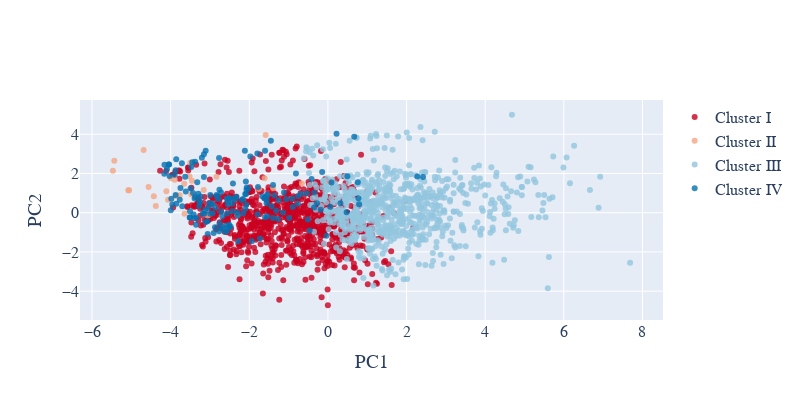

This figure's notebook cell:
### Code cell
#read in train/test data
df = pd.read_csv('..\..\data\_All_Receptors_runs_1_2_3_binary.csv')
df = df[['Hits', 'max_feat', 'avg_feat', 'max_centr', 'min_centr', 'avg_centr', 'features', 'all_same', 's_score', 'hyd_prop', 'don_prop', 'catdon_prop', 'hydaro_prop', 'aniacc_prop', 'quality']]
df.fillna(-99999)

predictors = list(df.columns)
predictors = predictors[:-1]

print('Predictors:', predictors,'\n')


#split data into quality/not quality sets
q_ph4s = df[df['quality'] == 1]
nq_ph4s = df[df['quality'] != 1]

#ensure that there is an equal number of nq ph4s
nq_ph4s = nq_ph4s.sample(n=1*len(q_ph4s), random_state = rng)
#print(type(nq_ph4s))
#print(nq_ph4s['Hits'].head())
#print(nq_ph4s['Hits'].tail())

#merge arrays prior to TTS
frames = [q_ph4s, nq_ph4s]
df = pd.concat(frames)

#x is features, y is classes
x = df.drop('quality', axis=1)
y = df.quality

x_train, x_test, y_train, y_test = train_test_split(x, y, test_size=0.25, random_state=rng)

#TESTING DATA PCA
plotX = X_test_scaled

#PCA with two principal components
pca_2d = PCA(n_components=2)

clusters = plotX['clusters']

#This DataFrame contains the two principal components that will be used
#for the 2-D visualization mentioned above
PCs_2d = pd.DataFrame(pca_2d.fit_transform(plotX.drop(['clusters'], axis=1)))

#"PC1_2d" means: 'The first principal component of the components created for 2-D visualization, by PCA.'
#And "PC2_2d" means: 'The second principal component of the components created for 2-D visualization, by PCA.'
PCs_2d.columns = ["PC1_2d", "PC2_2d"]
PCs_2d.set_index(plotX.index, inplace = True)

plotX['clusters'] = clusters
print(plotX)
plotX['PC1_2d'] = PCs_2d['PC1_2d']
plotX['PC2_2d'] = PCs_2d['PC2_2d']

uniq_clusters = plotX['clusters'].unique()
uniqs = uniq_clusters.tolist()
uniqs.sort()

print(uniqs)

cluster0 = plotX[plotX['clusters'] == uniqs[0]]
cluster1 = plotX[plotX['clusters'] == uniqs[1]]
cluster2 = plotX[plotX['clusters'] == uniqs[2]]
cluster3 = plotX[plotX['clusters'] == uniqs[3]]

#Instructions for building the 2-D plot

#trace1 is for 'Cluster 0'
trace1 = go.Scatter(
                    x = cluster0["PC1_2d"],
                    y = cluster0["PC2_2d"],
                    mode = "markers",
                    name = "Cluster I",
                    marker = dict(color = 'rgba(202,0,32,0.8)'),
                    text = None)

#trace2 is for 'Cluster 1'
trace2 = go.Scatter(
                    x = cluster1["PC1_2d"],
                    y = cluster1["PC2_2d"],
                    mode = "markers",
                    name = "Cluster II",
                    marker = dict(color = 'rgba(244,165,130, 0.8)'),
                    text = None)

#trace3 is for 'Cluster 2'
trace3 = go.Scatter(
                    x = cluster2["PC1_2d"],
                    y = cluster2["PC2_2d"],
                    mode = "markers",
                    name = "Cluster III",
                    marker = dict(color = 'rgba(146,197,222, 0.8)'),
                    text = None)

#trace4 is for 'Cluster 3'
trace4 = go.Scatter(
                    x = cluster3["PC1_2d"],
                    y = cluster3["PC2_2d"],
                    mode = "markers",
                    name = "Cluster IV",
                    marker = dict(color = 'rgba(5,113,176, 0.8)'),
                    text = None)

data = [trace1, trace2, trace3, trace4]

#title = "Visualizing Clusters in Two Dimensions Using PCA"

layout = dict(xaxis= dict(title= 'PC1',ticklen= 5,zeroline= False),
              yaxis= dict(title= 'PC2',ticklen= 5,zeroline= False),
              font_family="Arial",
              font = dict(size=16),
              width=800,
              height=400
             )

test_fig = dict(data = data, layout = layout)

iplot(test_fig)

### Figure 1 — Plotly figure (JSON) as saved in the notebook; plotly's stock layout.template omitted (floating-point values rounded to 4 significant figures; data arrays with more than 128 entries replaced by an {"elided": "..."} marker saying what was removed)
{"data": [{"marker": {"color": "rgba(202,0,32,0.8)"}, "mode": "markers", "name": "Cluster I", "type": "scatter", "x": {"elided": "864 float values"}, "y": {"elided": "864 float values"}}, {"marker": {"color": "rgba(244,165,130, 0.8)"}, "mode": "markers", "name": "Cluster II", "type": "scatter", "x": [-5.078, -3.867, -0.6636, -2.303, -3.993, -3.648, -3.521, -4.066, -3.457, -1.752, -2.835, -3.77, -4.11, -2.647, -3.497, -4.688, -3.896, -4.562, -4.378, -3.054, -2.514, -5.434, -1.395, -5.47, -0.01332, -1.583, -3.159, -4.428, -3.477, -3.656, -1.61, -5.059], "y": [1.147, 0.8523, 1.485, -0.1297, 1.758, -0.0555, 1.84, 0.6611, 1.632, 1.21, 1.834, 0.8961, 1.091, -0.7564, 2.544, 3.196, 1.683, 1.306, 0.3427, -0.1382, 0.4867, 2.645, 1.265, 2.141, 1.534, 3.962, 1.157, 0.8387, 0.9244, 1.476, 1.755, 1.143]}, {"marker": {"color": "rgba(146,197,222, 0.8)"}, "mode": "markers", "name": "Cluster III", "type": "scatter", "x": {"elided": "755 float values"}, "y": {"elided": "755 float values"}}, {"marker": {"color": "rgba(5,113,176, 0.8)"}, "mode": "markers", "name": "Cluster IV", "type": "scatter", "x": {"elided": "160 float values"}, "y": {"elided": "160 float values"}}], "layout": {"font": {"family": "Arial", "size": 16}, "height": 400, "width": 800, "xaxis": {"ticklen": 5, "title": {"text": "PC1"}, "zeroline": false}, "yaxis": {"ticklen": 5, "title": {"text": "PC2"}, "zeroline": false}}}
